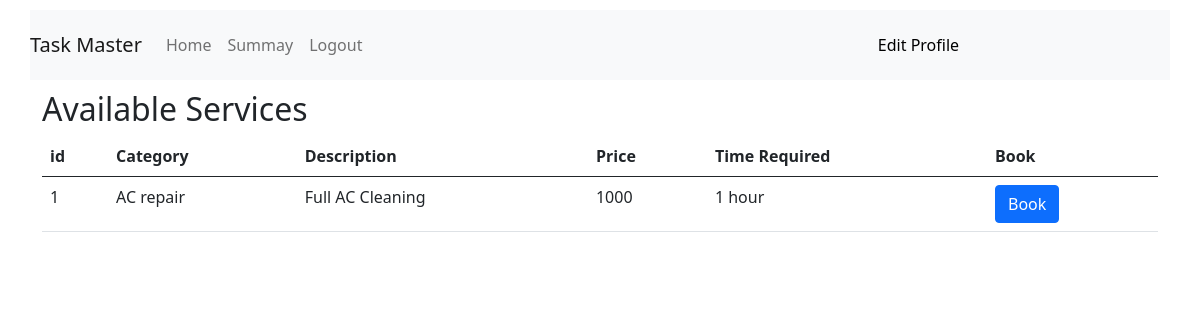
The page /costumer_dashboard/ac_repair on the database its author committed.
### backend/models.py (models this page shows)
class Service(db.Model):
    __tablename__="service"
    id=db.Column(db.Integer,primary_key=True)
    name=db.Column(db.String,nullable=False)
    price=db.Column(db.String,nullable=False)
    time_required=db.Column(db.String,nullable=False)
    Description=db.Column(db.String)
    Service_request=db.relationship("Service_request",backref="service",lazy=True)

### backend/controllers.py (the view)
@app.route('/costumer_dashboard/ac_repair')
def ac_repair():
    ac_repair_services = Service.query.filter_by(name='AC repair').all()
    available_professionals = Professional.query.filter_by(
        service='AC repair',
        is_approved=True,
        is_active=True
    ).first()
    if not available_professionals:
        flash('No service professionals are currently available for AC repair at this moment. Please try again later.')
        return redirect(url_for('costumer_dashboard'))
    return render_template('/costumer/ac_repair.html', services=ac_repair_services)

### templates/costumer/ac_repair.html (shortened to what this page needs)
{% extends 'layout2.html'%}
{%block content%}
<h2>Available Services</h2>
<table class="table">
      <tr>
        <th scope="col">id</th>
        <th scope="col">Category</th>
        <th scope="col">Description</th>
        <th scope="col">Price</th>
        <th scope="col">Time Required</th>
        <th scope="col">Book</th>
      </tr>
    <tbody>
      {%for service in services%}
      <tr>
      <td>{{service.id}}</td>
      <td>{{service.name}}</td>
      <td>{{service.Description}}</td>
      <td>{{service.price}}</td>
      <td>{{service.time_required}}</td>
      <td>
        <a href="{{ url_for('book_service', service_id=service.id) }}" class="btn btn-primary">Book</a>
      </td>
      </td></tr>
      {%endfor%}
    </tbody>
  </table>
{%endblock%}

### templates/layout2.html (style rules this page uses)
body { margin: 0; padding: 0; }

### rows shown on the page
Service: id "1", name "AC repair", Description "Full AC Cleaning", price "1000", time_required "1 hour"
